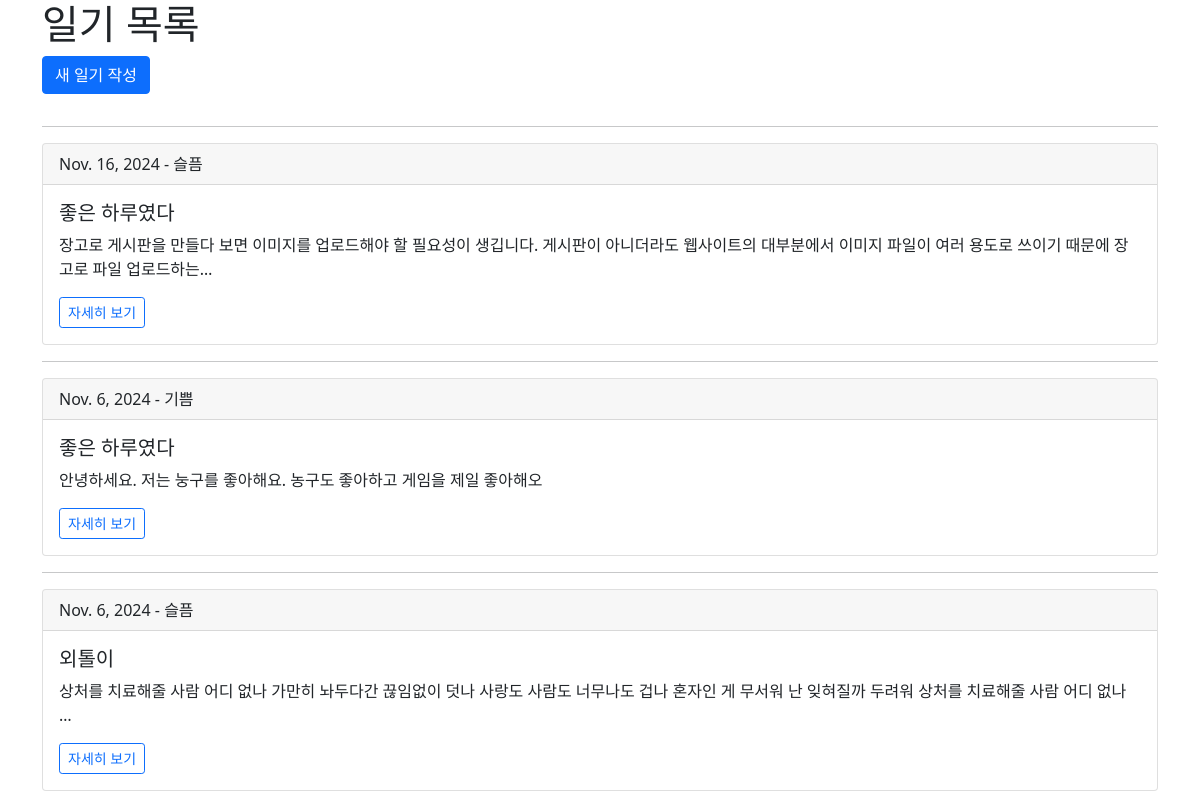
The app's page /diary/list, older data.
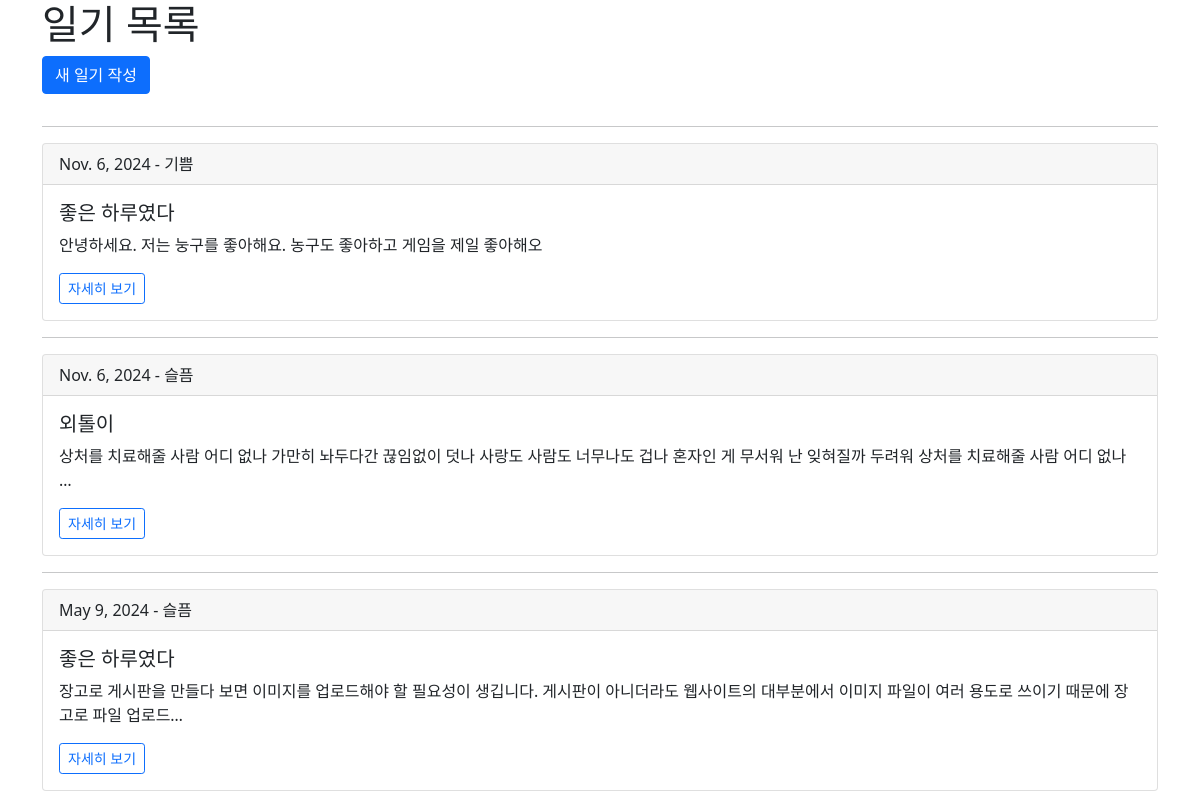
The same page, newer data.
### diary/models.py (models this page shows)
class Diary(models.Model):
    MOOD_CHOICES = [
        ('happy', '기쁨'),
        ('sad', '슬픔'),
        ('angry', '화남'),
        ('fear', '두려움'),
        ('peaceful', '평온함'),
    ]
    content = models.TextField(max_length=700)
    summary = models.CharField(max_length=50)
    mood = models.CharField(max_length=10, choices=MOOD_CHOICES)
    diary_date = models.DateField()
    image_url_1 = models.CharField(max_length=300, blank=True, null=True)
    image_url_2 = models.CharField(max_length=300, blank=True, null=True)
    image_url_3 = models.CharField(max_length=300, blank=True, null=True)
    created_at = models.DateTimeField(auto_now_add=True)
    updated_at = models.DateTimeField(auto_now=True)

### diary/views.py (the view)
# urls.py: path('list', views.list, name="diary-list"),                           # 일기 목록 조회
def list(request):
    diaries = Diary.objects.order_by('-diary_date')
    context = {
        'diaries': diaries
    }
    return render(request, 'diary/list.html', context)

### diary/templates/diary/list.html (shortened to what this page needs)
<head>
    <link href="https://cdn.jsdelivr.net/npm/bootstrap@5.1.3/dist/css/bootstrap.min.css" rel="stylesheet">
</head>
{% block content %}
<div class="diary-list container">
    <h1>일기 목록</h1>
    <a href="{% url 'diary-create' %}" class="btn btn-primary mb-3">새 일기 작성</a>
    {% if diaries %}
        {% for diary in diaries %}
        <hr>
        <div class="card mb-3">
            <div class="card-header">
                {{ diary.diary_date }} - {{ diary.get_mood_display }}
            </div>
            <div class="card-body">
                <h5 class="card-title">{{ diary.summary }}</h5>
                <p class="card-text">{{ diary.content|truncatechars:100 }}</p>
                <a href="{% url 'diary-read' diary.id %}" class="btn btn-sm btn-outline-primary">자세히 보기</a>
            </div>
        </div>
        {% endfor %}
    {% else %}
        <p>작성된 일기가 없습니다.</p>
    {% endif %}
</div>
{% endblock %}

Row changes from the older to the newer data that the page shows:
changed Diary: diary_date "Nov. 16, 2024" → "May 9, 2024"; content "장고로 게시판을 만들다 보면 이미지를 업로드해야 할 필요성이 생깁니다. 게시판이 아니더라도 웹사이트의 대부분에서 이미지 파일이 여러 용도로 쓰이기 때문에 장고로 파일 업로드하는…" → "장고로 게시판을 만들다 보면 이미지를 업로드해야 할 필요성이 생깁니다. 게시판이 아니더라도 웹사이트의 대부분에서 이미지 파일이 여러 용도로 쓰이기 때문에 장고로 파일 업로드…"; moves down the list
